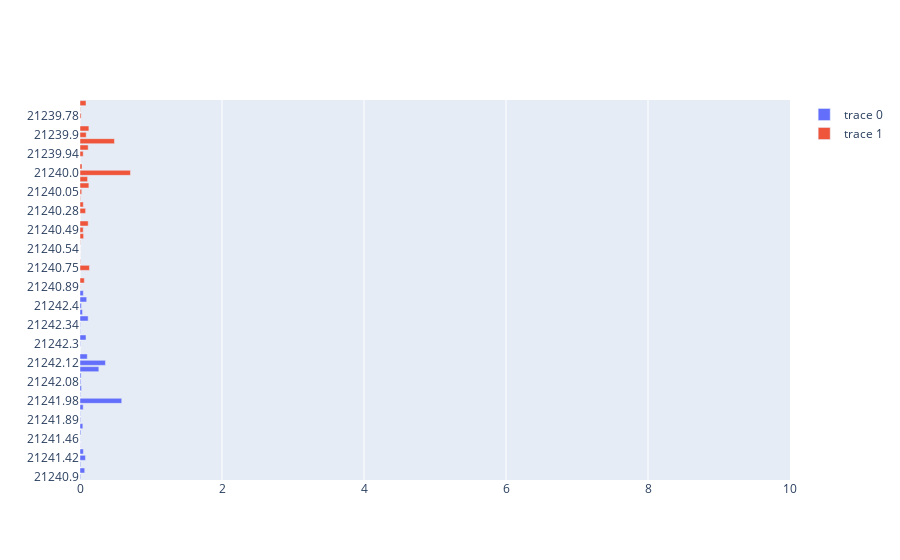

This figure's notebook cell:
### Code cell
binance = ccxt.binance()
time_samp = binance.iso8601(binance.milliseconds())
bi_btc_ob = binance.fetch_order_book('BTC/USDT', limit=30) #OB

bi_btc_ob_ask = pd.DataFrame(bi_btc_ob['asks'], columns = ['price','quantity']) #Levels and Qt
bi_btc_ob_bid = pd.DataFrame(bi_btc_ob['bids'], columns = ['price','quantity'])

bid = bi_btc_ob['bids'][0][0] if len (bi_btc_ob['bids']) > 0 else None
ask = bi_btc_ob['asks'][0][0] if len (bi_btc_ob['asks']) > 0 else None
spread = (ask - bid) if (bid and ask) else None

fig = go.Figure(layout_xaxis_range=[0,10])

fig.add_trace(go.Bar(
    y= np.array(bi_btc_ob_ask.price.astype(str)),
    x= bi_btc_ob_ask.quantity,
    orientation='h'
))
fig.add_trace(go.Bar(
    y= np.array(bi_btc_ob_bid.price.astype(str)),
    x= bi_btc_ob_bid.quantity,
    orientation='h'
))
fig.show()

### Figure 1 — Plotly figure (JSON) as saved in the notebook; plotly's stock layout.template omitted (floating-point values rounded to 4 significant figures)
{"data": [{"orientation": "h", "type": "bar", "x": [0.00859, 0.06613, 0.00919, 0.07634, 0.0474, 0.00235, 0.00235, 0.01155, 0.04, 0.00773, 0.00518, 0.04472, 0.5876, 0.0065, 0.021, 0.011, 0.01569, 0.2653, 0.3584, 0.1023, 0.00036, 0.00544, 0.08488, 0.00519, 0.0054, 0.1145, 0.03533, 0.0195, 0.09402, 0.04708], "y": ["21240.9", "21241.11", "21241.16", "21241.42", "21241.43", "21241.45", "21241.46", "21241.71", "21241.81", "21241.89", "21241.9", "21241.91", "21241.98", "21242.0", "21242.01", "21242.08", "21242.09", "21242.1", "21242.12", "21242.15", "21242.17", "21242.3", "21242.31", "21242.32", "21242.34", "21242.38", "21242.39", "21242.4", "21242.41", "21242.42"]}, {"orientation": "h", "type": "bar", "x": [0.00283, 0.06069, 0.00061, 0.1329, 0.00469, 0.00056, 0.0006, 0.00371, 0.05067, 0.04476, 0.1156, 0.00057, 0.07868, 0.04672, 0.00644, 0.02382, 0.1249, 0.1067, 0.7105, 0.02866, 0.00053, 0.04472, 0.1152, 0.4852, 0.08719, 0.125, 0.0012, 0.0156, 0.0047, 0.08479], "y": ["21240.89", "21240.88", "21240.86", "21240.75", "21240.62", "21240.57", "21240.54", "21240.53", "21240.52", "21240.49", "21240.37", "21240.3", "21240.28", "21240.11", "21240.1", "21240.05", "21240.04", "21240.01", "21240.0", "21239.99", "21239.95", "21239.94", "21239.92", "21239.91", "21239.9", "21239.89", "21239.82", "21239.78", "21239.77", "21239.76"]}], "layout": {"xaxis": {"range": [0, 10]}}}
